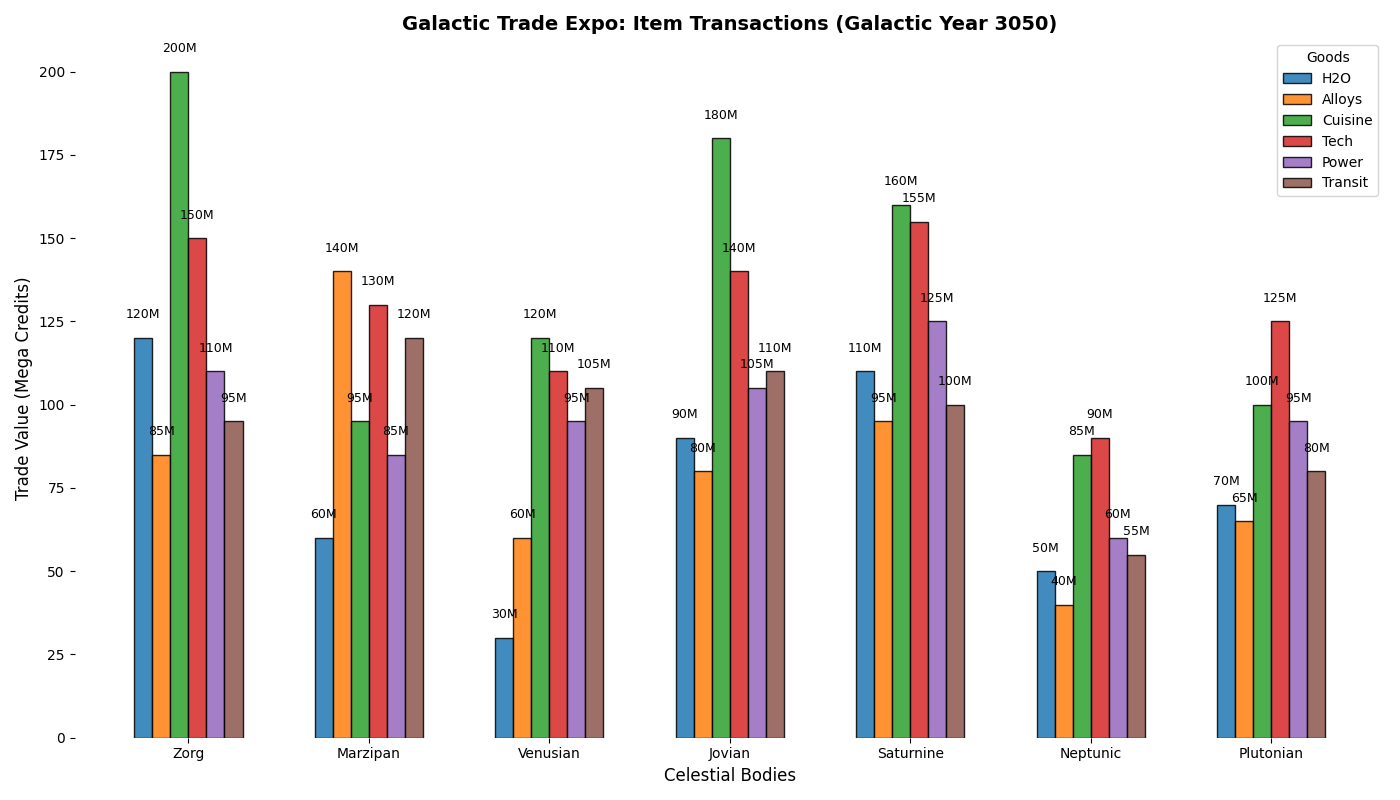

Recreate this plot in Python.
import matplotlib.pyplot as plt
import numpy as np

# Data for the plot
planets = ['Zorg', 'Marzipan', 'Venusian', 'Jovian', 'Saturnine', 'Neptunic', 'Plutonian']
commodities = ['H2O', 'Alloys', 'Cuisine', 'Tech', 'Power', 'Transit']
trade_volumes = {
    'H2O': [120, 60, 30, 90, 110, 50, 70],
    'Alloys': [85, 140, 60, 80, 95, 40, 65],
    'Cuisine': [200, 95, 120, 180, 160, 85, 100],
    'Tech': [150, 130, 110, 140, 155, 90, 125],
    'Power': [110, 85, 95, 105, 125, 60, 95],
    'Transit': [95, 120, 105, 110, 100, 55, 80],
}
colors = ['#1f77b4', '#ff7f0e', '#2ca02c', '#d62728', '#9467bd', '#8c564b']

fig, ax = plt.subplots(figsize=(14, 8))

bar_width = 0.1
bar_positions = np.arange(len(planets))

for i, commodity in enumerate(commodities):
    ax.bar(bar_positions + i * bar_width, trade_volumes[commodity], width=bar_width, color=colors[i], edgecolor='black', label=commodity, alpha=0.85)

for i, planet in enumerate(planets):
    for j, commodity in enumerate(commodities):
        val = trade_volumes[commodity][i]
        if val > 15:
            ax.text(i + j * bar_width, val + 5, f'{val}M', ha='center', va='bottom', color='black', fontsize=9)

ax.set_xticks(bar_positions + bar_width * (len(commodities) - 1) / 2)
ax.set_xticklabels(planets)
ax.set_xlabel("Celestial Bodies", fontsize=12)
ax.set_ylabel("Trade Value (Mega Credits)", fontsize=12)
ax.set_title("Galactic Trade Expo: Item Transactions (Galactic Year 3050)", fontsize=14, fontweight='bold')

ax.set_frame_on(False)
ax.grid(False)
ax.legend(title='Goods')

plt.tight_layout()
plt.show()
